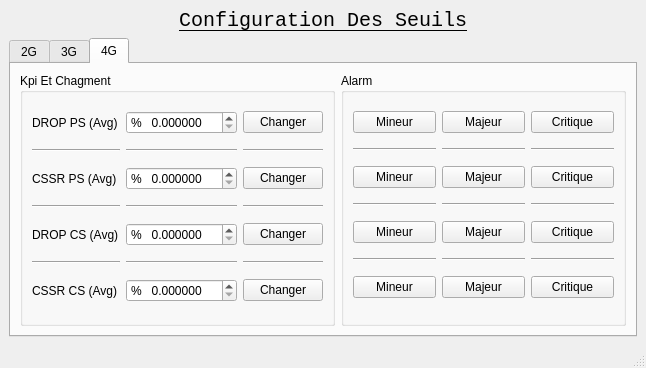
<?xml version="1.0" encoding="UTF-8"?>
<ui version="4.0">
 <class>title</class>
 <widget class="QMainWindow" name="title">
  <property name="geometry">
   <rect>
    <x>0</x>
    <y>0</y>
    <width>646</width>
    <height>368</height>
   </rect>
  </property>
  <property name="windowTitle">
   <string>Seuil</string>
  </property>
  <widget class="QWidget" name="centralwidget">
   <layout class="QVBoxLayout" name="verticalLayout">
    <item>
     <widget class="QLabel" name="label">
      <property name="font">
       <font>
        <family>Consolas</family>
        <pointsize>15</pointsize>
        <weight>50</weight>
        <bold>false</bold>
        <underline>true</underline>
       </font>
      </property>
      <property name="text">
       <string>Configuration Des Seuils</string>
      </property>
      <property name="textFormat">
       <enum>Qt::RichText</enum>
      </property>
      <property name="alignment">
       <set>Qt::AlignCenter</set>
      </property>
      <property name="margin">
       <number>10</number>
      </property>
     </widget>
    </item>
    <item>
     <widget class="QTabWidget" name="tabWidget">
      <property name="currentIndex">
       <number>2</number>
      </property>
      <widget class="QWidget" name="g1">
       <property name="enabled">
        <bool>true</bool>
       </property>
       <property name="autoFillBackground">
        <bool>false</bool>
       </property>
       <property name="inputMethodHints">
        <set>Qt::ImhNone</set>
       </property>
       <attribute name="title">
        <string>2G</string>
       </attribute>
       <layout class="QHBoxLayout" name="horizontalLayout">
        <item>
         <widget class="QGroupBox" name="groupBox">
          <property name="title">
           <string>Kpi Et Chagment</string>
          </property>
          <layout class="QGridLayout" name="gridLayout">
           <item row="3" column="1">
            <widget class="Line" name="line_5">
             <property name="orientation">
              <enum>Qt::Horizontal</enum>
             </property>
            </widget>
           </item>
           <item row="3" column="2">
            <widget class="Line" name="line_6">
             <property name="orientation">
              <enum>Qt::Horizontal</enum>
             </property>
            </widget>
           </item>
           <item row="1" column="0">
            <widget class="Line" name="line">
             <property name="orientation">
              <enum>Qt::Horizontal</enum>
             </property>
            </widget>
           </item>
           <item row="1" column="2">
            <widget class="Line" name="line_3">
             <property name="orientation">
              <enum>Qt::Horizontal</enum>
             </property>
            </widget>
           </item>
           <item row="1" column="1">
            <widget class="Line" name="line_2">
             <property name="orientation">
              <enum>Qt::Horizontal</enum>
             </property>
            </widget>
           </item>
           <item row="0" column="0">
            <widget class="QLabel" name="w1_6">
             <property name="text">
              <string>DROP PS (Avg)</string>
             </property>
            </widget>
           </item>
           <item row="4" column="0">
            <widget class="QLabel" name="w2_6">
             <property name="text">
              <string>DROP CS (Avg)</string>
             </property>
            </widget>
           </item>
           <item row="0" column="1">
            <widget class="QDoubleSpinBox" name="dps_1">
             <property name="prefix">
              <string>%   </string>
             </property>
             <property name="decimals">
              <number>6</number>
             </property>
             <property name="maximum">
              <double>100.000000000000000</double>
             </property>
            </widget>
           </item>
           <item row="0" column="2">
            <widget class="QPushButton" name="udps_1">
             <property name="text">
              <string>Changer</string>
             </property>
            </widget>
           </item>
           <item row="2" column="0">
            <widget class="QLabel" name="w4_6">
             <property name="text">
              <string>CSSR PS (Avg) </string>
             </property>
            </widget>
           </item>
           <item row="2" column="1">
            <widget class="QDoubleSpinBox" name="cps_1">
             <property name="prefix">
              <string>%   </string>
             </property>
             <property name="decimals">
              <number>6</number>
             </property>
             <property name="maximum">
              <double>100.000000000000000</double>
             </property>
            </widget>
           </item>
           <item row="2" column="2">
            <widget class="QPushButton" name="ucps_1">
             <property name="text">
              <string>Changer</string>
             </property>
            </widget>
           </item>
           <item row="6" column="2">
            <widget class="QPushButton" name="uccs_1">
             <property name="text">
              <string>Changer</string>
             </property>
            </widget>
           </item>
           <item row="6" column="0">
            <widget class="QLabel" name="w3_6">
             <property name="text">
              <string>CSSR CS (Avg)</string>
             </property>
            </widget>
           </item>
           <item row="4" column="2">
            <widget class="QPushButton" name="udcs_1">
             <property name="text">
              <string>Changer</string>
             </property>
            </widget>
           </item>
           <item row="4" column="1">
            <widget class="QDoubleSpinBox" name="dcs_1">
             <property name="prefix">
              <string>%   </string>
             </property>
             <property name="decimals">
              <number>6</number>
             </property>
             <property name="maximum">
              <double>100.000000000000000</double>
             </property>
            </widget>
           </item>
           <item row="6" column="1">
            <widget class="QDoubleSpinBox" name="ccs_1">
             <property name="prefix">
              <string>%   </string>
             </property>
             <property name="decimals">
              <number>6</number>
             </property>
             <property name="maximum">
              <double>100.000000000000000</double>
             </property>
            </widget>
           </item>
           <item row="3" column="0">
            <widget class="Line" name="line_4">
             <property name="orientation">
              <enum>Qt::Horizontal</enum>
             </property>
            </widget>
           </item>
           <item row="5" column="0">
            <widget class="Line" name="line_7">
             <property name="orientation">
              <enum>Qt::Horizontal</enum>
             </property>
            </widget>
           </item>
           <item row="5" column="1">
            <widget class="Line" name="line_8">
             <property name="orientation">
              <enum>Qt::Horizontal</enum>
             </property>
            </widget>
           </item>
           <item row="5" column="2">
            <widget class="Line" name="line_9">
             <property name="orientation">
              <enum>Qt::Horizontal</enum>
             </property>
            </widget>
           </item>
          </layout>
         </widget>
        </item>
        <item>
         <widget class="QGroupBox" name="groupBox_2">
          <property name="title">
           <string>Alarm</string>
          </property>
          <layout class="QGridLayout" name="gridLayout_2">
           <item row="1" column="0">
            <widget class="Line" name="line_10">
             <property name="orientation">
              <enum>Qt::Horizontal</enum>
             </property>
            </widget>
           </item>
           <item row="2" column="0">
            <widget class="QPushButton" name="vcps_n_1">
             <property name="text">
              <string>Mineur</string>
             </property>
            </widget>
           </item>
           <item row="5" column="0">
            <widget class="Line" name="line_16">
             <property name="orientation">
              <enum>Qt::Horizontal</enum>
             </property>
            </widget>
           </item>
           <item row="0" column="2">
            <widget class="QPushButton" name="vdps_c_1">
             <property name="text">
              <string>Critique</string>
             </property>
            </widget>
           </item>
           <item row="4" column="2">
            <widget class="QPushButton" name="vdcs_c_1">
             <property name="text">
              <string>Critique</string>
             </property>
            </widget>
           </item>
           <item row="1" column="1">
            <widget class="Line" name="line_11">
             <property name="orientation">
              <enum>Qt::Horizontal</enum>
             </property>
            </widget>
           </item>
           <item row="0" column="1">
            <widget class="QPushButton" name="vdps_m_1">
             <property name="text">
              <string>Majeur</string>
             </property>
            </widget>
           </item>
           <item row="2" column="2">
            <widget class="QPushButton" name="vcps_c_1">
             <property name="text">
              <string>Critique</string>
             </property>
            </widget>
           </item>
           <item row="1" column="2">
            <widget class="Line" name="line_12">
             <property name="orientation">
              <enum>Qt::Horizontal</enum>
             </property>
            </widget>
           </item>
           <item row="4" column="0">
            <widget class="QPushButton" name="vdcs_n_1">
             <property name="text">
              <string>Mineur</string>
             </property>
            </widget>
           </item>
           <item row="3" column="2">
            <widget class="Line" name="line_15">
             <property name="orientation">
              <enum>Qt::Horizontal</enum>
             </property>
            </widget>
           </item>
           <item row="0" column="0">
            <widget class="QPushButton" name="vdps_n_1">
             <property name="text">
              <string>Mineur</string>
             </property>
            </widget>
           </item>
           <item row="4" column="1">
            <widget class="QPushButton" name="vdcs_m_1">
             <property name="text">
              <string>Majeur</string>
             </property>
            </widget>
           </item>
           <item row="6" column="0">
            <widget class="QPushButton" name="vccs_n_1">
             <property name="text">
              <string>Mineur</string>
             </property>
            </widget>
           </item>
           <item row="3" column="0">
            <widget class="Line" name="line_13">
             <property name="orientation">
              <enum>Qt::Horizontal</enum>
             </property>
            </widget>
           </item>
           <item row="6" column="1">
            <widget class="QPushButton" name="vccs_m_1">
             <property name="text">
              <string>Majeur</string>
             </property>
            </widget>
           </item>
           <item row="2" column="1">
            <widget class="QPushButton" name="vcps_m_1">
             <property name="text">
              <string>Majeur</string>
             </property>
            </widget>
           </item>
           <item row="3" column="1">
            <widget class="Line" name="line_14">
             <property name="orientation">
              <enum>Qt::Horizontal</enum>
             </property>
            </widget>
           </item>
           <item row="6" column="2">
            <widget class="QPushButton" name="vccs_c_1">
             <property name="text">
              <string>Critique</string>
             </property>
            </widget>
           </item>
           <item row="5" column="1">
            <widget class="Line" name="line_17">
             <property name="orientation">
              <enum>Qt::Horizontal</enum>
             </property>
            </widget>
           </item>
           <item row="5" column="2">
            <widget class="Line" name="line_18">
             <property name="orientation">
              <enum>Qt::Horizontal</enum>
             </property>
            </widget>
           </item>
          </layout>
         </widget>
        </item>
       </layout>
      </widget>
      <widget class="QWidget" name="g2">
       <attribute name="title">
        <string>3G</string>
       </attribute>
       <layout class="QHBoxLayout" name="horizontalLayout_3">
        <item>
         <widget class="QGroupBox" name="groupBox_5">
          <property name="title">
           <string>Kpi Et Chagment</string>
          </property>
          <layout class="QGridLayout" name="gridLayout_3">
           <item row="3" column="1">
            <widget class="Line" name="line_19">
             <property name="orientation">
              <enum>Qt::Horizontal</enum>
             </property>
            </widget>
           </item>
           <item row="3" column="2">
            <widget class="Line" name="line_20">
             <property name="orientation">
              <enum>Qt::Horizontal</enum>
             </property>
            </widget>
           </item>
           <item row="1" column="0">
            <widget class="Line" name="line_21">
             <property name="orientation">
              <enum>Qt::Horizontal</enum>
             </property>
            </widget>
           </item>
           <item row="1" column="2">
            <widget class="Line" name="line_22">
             <property name="orientation">
              <enum>Qt::Horizontal</enum>
             </property>
            </widget>
           </item>
           <item row="1" column="1">
            <widget class="Line" name="line_23">
             <property name="orientation">
              <enum>Qt::Horizontal</enum>
             </property>
            </widget>
           </item>
           <item row="0" column="0">
            <widget class="QLabel" name="w1_7">
             <property name="text">
              <string>DROP PS (Avg)</string>
             </property>
            </widget>
           </item>
           <item row="4" column="0">
            <widget class="QLabel" name="w2_7">
             <property name="text">
              <string>DROP CS (Avg)</string>
             </property>
            </widget>
           </item>
           <item row="0" column="1">
            <widget class="QDoubleSpinBox" name="dps_2">
             <property name="prefix">
              <string>%   </string>
             </property>
             <property name="decimals">
              <number>6</number>
             </property>
             <property name="maximum">
              <double>100.000000000000000</double>
             </property>
            </widget>
           </item>
           <item row="0" column="2">
            <widget class="QPushButton" name="udps_2">
             <property name="text">
              <string>Changer</string>
             </property>
            </widget>
           </item>
           <item row="2" column="0">
            <widget class="QLabel" name="w4_7">
             <property name="text">
              <string>CSSR PS (Avg) </string>
             </property>
            </widget>
           </item>
           <item row="2" column="1">
            <widget class="QDoubleSpinBox" name="cps_2">
             <property name="prefix">
              <string>%   </string>
             </property>
             <property name="decimals">
              <number>6</number>
             </property>
             <property name="maximum">
              <double>100.000000000000000</double>
             </property>
            </widget>
           </item>
           <item row="2" column="2">
            <widget class="QPushButton" name="ucps_2">
             <property name="text">
              <string>Changer</string>
             </property>
            </widget>
           </item>
           <item row="6" column="2">
            <widget class="QPushButton" name="uccs_2">
             <property name="text">
              <string>Changer</string>
             </property>
            </widget>
           </item>
           <item row="6" column="0">
            <widget class="QLabel" name="w3_7">
             <property name="text">
              <string>CSSR CS (Avg)</string>
             </property>
            </widget>
           </item>
           <item row="4" column="2">
            <widget class="QPushButton" name="udcs_2">
             <property name="text">
              <string>Changer</string>
             </property>
            </widget>
           </item>
           <item row="4" column="1">
            <widget class="QDoubleSpinBox" name="dcs_2">
             <property name="prefix">
              <string>%   </string>
             </property>
             <property name="decimals">
              <number>6</number>
             </property>
             <property name="maximum">
              <double>100.000000000000000</double>
             </property>
            </widget>
           </item>
           <item row="6" column="1">
            <widget class="QDoubleSpinBox" name="ccs_2">
             <property name="prefix">
              <string>%   </string>
             </property>
             <property name="decimals">
              <number>6</number>
             </property>
             <property name="maximum">
              <double>100.000000000000000</double>
             </property>
            </widget>
           </item>
           <item row="3" column="0">
            <widget class="Line" name="line_24">
             <property name="orientation">
              <enum>Qt::Horizontal</enum>
             </property>
            </widget>
           </item>
           <item row="5" column="0">
            <widget class="Line" name="line_25">
             <property name="orientation">
              <enum>Qt::Horizontal</enum>
             </property>
            </widget>
           </item>
           <item row="5" column="1">
            <widget class="Line" name="line_26">
             <property name="orientation">
              <enum>Qt::Horizontal</enum>
             </property>
            </widget>
           </item>
           <item row="5" column="2">
            <widget class="Line" name="line_27">
             <property name="orientation">
              <enum>Qt::Horizontal</enum>
             </property>
            </widget>
           </item>
          </layout>
         </widget>
        </item>
        <item>
         <widget class="QGroupBox" name="groupBox_6">
          <property name="title">
           <string>Alarm</string>
          </property>
          <layout class="QGridLayout" name="gridLayout_7">
           <item row="1" column="0">
            <widget class="Line" name="line_28">
             <property name="orientation">
              <enum>Qt::Horizontal</enum>
             </property>
            </widget>
           </item>
           <item row="2" column="0">
            <widget class="QPushButton" name="vcps_n_2">
             <property name="text">
              <string>Mineur</string>
             </property>
            </widget>
           </item>
           <item row="5" column="0">
            <widget class="Line" name="line_29">
             <property name="orientation">
              <enum>Qt::Horizontal</enum>
             </property>
            </widget>
           </item>
           <item row="0" column="2">
            <widget class="QPushButton" name="vdps_c_2">
             <property name="text">
              <string>Critique</string>
             </property>
            </widget>
           </item>
           <item row="4" column="2">
            <widget class="QPushButton" name="vdcs_c_2">
             <property name="text">
              <string>Critique</string>
             </property>
            </widget>
           </item>
           <item row="1" column="1">
            <widget class="Line" name="line_30">
             <property name="orientation">
              <enum>Qt::Horizontal</enum>
             </property>
            </widget>
           </item>
           <item row="0" column="1">
            <widget class="QPushButton" name="vdps_m_2">
             <property name="text">
              <string>Majeur</string>
             </property>
            </widget>
           </item>
           <item row="2" column="2">
            <widget class="QPushButton" name="vcps_c_2">
             <property name="text">
              <string>Critique</string>
             </property>
            </widget>
           </item>
           <item row="1" column="2">
            <widget class="Line" name="line_31">
             <property name="orientation">
              <enum>Qt::Horizontal</enum>
             </property>
            </widget>
           </item>
           <item row="4" column="0">
            <widget class="QPushButton" name="vdcs_n_2">
             <property name="text">
              <string>Mineur</string>
             </property>
            </widget>
           </item>
           <item row="3" column="2">
            <widget class="Line" name="line_32">
             <property name="orientation">
              <enum>Qt::Horizontal</enum>
             </property>
            </widget>
           </item>
           <item row="0" column="0">
            <widget class="QPushButton" name="vdps_n_2">
             <property name="text">
              <string>Mineur</string>
             </property>
            </widget>
           </item>
           <item row="4" column="1">
            <widget class="QPushButton" name="vdcs_m_2">
             <property name="text">
              <string>Majeur</string>
             </property>
            </widget>
           </item>
           <item row="6" column="0">
            <widget class="QPushButton" name="vccs_n_2">
             <property name="text">
              <string>Mineur</string>
             </property>
            </widget>
           </item>
           <item row="3" column="0">
            <widget class="Line" name="line_33">
             <property name="orientation">
              <enum>Qt::Horizontal</enum>
             </property>
            </widget>
           </item>
           <item row="6" column="1">
            <widget class="QPushButton" name="vccs_m_2">
             <property name="text">
              <string>Majeur</string>
             </property>
            </widget>
           </item>
           <item row="2" column="1">
            <widget class="QPushButton" name="vcps_m_2">
             <property name="text">
              <string>Majeur</string>
             </property>
            </widget>
           </item>
           <item row="3" column="1">
            <widget class="Line" name="line_34">
             <property name="orientation">
              <enum>Qt::Horizontal</enum>
             </property>
            </widget>
           </item>
           <item row="6" column="2">
            <widget class="QPushButton" name="vccs_c_2">
             <property name="text">
              <string>Critique</string>
             </property>
            </widget>
           </item>
           <item row="5" column="1">
            <widget class="Line" name="line_35">
             <property name="orientation">
              <enum>Qt::Horizontal</enum>
             </property>
            </widget>
           </item>
           <item row="5" column="2">
            <widget class="Line" name="line_36">
             <property name="orientation">
              <enum>Qt::Horizontal</enum>
             </property>
            </widget>
           </item>
          </layout>
         </widget>
        </item>
       </layout>
      </widget>
      <widget class="QWidget" name="g3">
       <attribute name="title">
        <string>4G</string>
       </attribute>
       <layout class="QHBoxLayout" name="horizontalLayout_4">
        <item>
         <widget class="QGroupBox" name="groupBox_8">
          <property name="title">
           <string>Kpi Et Chagment</string>
          </property>
          <layout class="QGridLayout" name="gridLayout_4">
           <item row="3" column="1">
            <widget class="Line" name="line_46">
             <property name="orientation">
              <enum>Qt::Horizontal</enum>
             </property>
            </widget>
           </item>
           <item row="3" column="2">
            <widget class="Line" name="line_47">
             <property name="orientation">
              <enum>Qt::Horizontal</enum>
             </property>
            </widget>
           </item>
           <item row="1" column="0">
            <widget class="Line" name="line_48">
             <property name="orientation">
              <enum>Qt::Horizontal</enum>
             </property>
            </widget>
           </item>
           <item row="1" column="2">
            <widget class="Line" name="line_49">
             <property name="orientation">
              <enum>Qt::Horizontal</enum>
             </property>
            </widget>
           </item>
           <item row="1" column="1">
            <widget class="Line" name="line_50">
             <property name="orientation">
              <enum>Qt::Horizontal</enum>
             </property>
            </widget>
           </item>
           <item row="0" column="0">
            <widget class="QLabel" name="w1_8">
             <property name="text">
              <string>DROP PS (Avg)</string>
             </property>
            </widget>
           </item>
           <item row="4" column="0">
            <widget class="QLabel" name="w2_8">
             <property name="text">
              <string>DROP CS (Avg)</string>
             </property>
            </widget>
           </item>
           <item row="0" column="1">
            <widget class="QDoubleSpinBox" name="dps_3">
             <property name="prefix">
              <string>%   </string>
             </property>
             <property name="decimals">
              <number>6</number>
             </property>
             <property name="maximum">
              <double>100.000000000000000</double>
             </property>
            </widget>
           </item>
           <item row="0" column="2">
            <widget class="QPushButton" name="udps_3">
             <property name="text">
              <string>Changer</string>
             </property>
            </widget>
           </item>
           <item row="2" column="0">
            <widget class="QLabel" name="w4_8">
             <property name="text">
              <string>CSSR PS (Avg) </string>
             </property>
            </widget>
           </item>
           <item row="2" column="1">
            <widget class="QDoubleSpinBox" name="cps_3">
             <property name="prefix">
              <string>%   </string>
             </property>
             <property name="decimals">
              <number>6</number>
             </property>
             <property name="maximum">
              <double>100.000000000000000</double>
             </property>
            </widget>
           </item>
           <item row="2" column="2">
            <widget class="QPushButton" name="ucps_3">
             <property name="text">
              <string>Changer</string>
             </property>
            </widget>
           </item>
           <item row="6" column="2">
            <widget class="QPushButton" name="uccs_3">
             <property name="text">
              <string>Changer</string>
             </property>
            </widget>
           </item>
           <item row="6" column="0">
            <widget class="QLabel" name="w3_8">
             <property name="text">
              <string>CSSR CS (Avg)</string>
             </property>
            </widget>
           </item>
           <item row="4" column="2">
            <widget class="QPushButton" name="udcs_3">
             <property name="text">
              <string>Changer</string>
             </property>
            </widget>
           </item>
           <item row="4" column="1">
            <widget class="QDoubleSpinBox" name="dcs_3">
             <property name="prefix">
              <string>%   </string>
             </property>
             <property name="decimals">
              <number>6</number>
             </property>
             <property name="maximum">
              <double>100.000000000000000</double>
             </property>
            </widget>
           </item>
           <item row="6" column="1">
            <widget class="QDoubleSpinBox" name="ccs_3">
             <property name="prefix">
              <string>%   </string>
             </property>
             <property name="decimals">
              <number>6</number>
             </property>
             <property name="maximum">
              <double>100.000000000000000</double>
             </property>
            </widget>
           </item>
           <item row="3" column="0">
            <widget class="Line" name="line_51">
             <property name="orientation">
              <enum>Qt::Horizontal</enum>
             </property>
            </widget>
           </item>
           <item row="5" column="0">
            <widget class="Line" name="line_52">
             <property name="orientation">
              <enum>Qt::Horizontal</enum>
             </property>
            </widget>
           </item>
           <item row="5" column="1">
            <widget class="Line" name="line_53">
             <property name="orientation">
              <enum>Qt::Horizontal</enum>
             </property>
            </widget>
           </item>
           <item row="5" column="2">
            <widget class="Line" name="line_54">
             <property name="orientation">
              <enum>Qt::Horizontal</enum>
             </property>
            </widget>
           </item>
          </layout>
         </widget>
        </item>
        <item>
         <widget class="QGroupBox" name="groupBox_7">
          <property name="title">
           <string>Alarm</string>
          </property>
          <layout class="QGridLayout" name="gridLayout_8">
           <item row="1" column="0">
            <widget class="Line" name="line_37">
             <property name="orientation">
              <enum>Qt::Horizontal</enum>
             </property>
            </widget>
           </item>
           <item row="2" column="0">
            <widget class="QPushButton" name="vcps_n_3">
             <property name="text">
              <string>Mineur</string>
             </property>
            </widget>
           </item>
           <item row="5" column="0">
            <widget class="Line" name="line_38">
             <property name="orientation">
              <enum>Qt::Horizontal</enum>
             </property>
            </widget>
           </item>
           <item row="0" column="2">
            <widget class="QPushButton" name="vdps_c_3">
             <property name="text">
              <string>Critique</string>
             </property>
            </widget>
           </item>
           <item row="4" column="2">
            <widget class="QPushButton" name="vdcs_c_3">
             <property name="text">
              <string>Critique</string>
             </property>
            </widget>
           </item>
           <item row="1" column="1">
            <widget class="Line" name="line_39">
             <property name="orientation">
              <enum>Qt::Horizontal</enum>
             </property>
            </widget>
           </item>
           <item row="0" column="1">
            <widget class="QPushButton" name="vdps_m_3">
             <property name="text">
              <string>Majeur</string>
             </property>
            </widget>
           </item>
           <item row="2" column="2">
            <widget class="QPushButton" name="vcps_c_3">
             <property name="text">
              <string>Critique</string>
             </property>
            </widget>
           </item>
           <item row="1" column="2">
            <widget class="Line" name="line_40">
             <property name="orientation">
              <enum>Qt::Horizontal</enum>
             </property>
            </widget>
           </item>
           <item row="4" column="0">
            <widget class="QPushButton" name="vdcs_n_3">
             <property name="text">
              <string>Mineur</string>
             </property>
            </widget>
           </item>
           <item row="3" column="2">
            <widget class="Line" name="line_41">
             <property name="orientation">
              <enum>Qt::Horizontal</enum>
             </property>
            </widget>
           </item>
           <item row="0" column="0">
            <widget class="QPushButton" name="vdps_n_3">
             <property name="text">
              <string>Mineur</string>
             </property>
            </widget>
           </item>
           <item row="4" column="1">
            <widget class="QPushButton" name="vdcs_m_3">
             <property name="text">
              <string>Majeur</string>
             </property>
            </widget>
           </item>
           <item row="6" column="0">
            <widget class="QPushButton" name="vccs_n_3">
             <property name="text">
              <string>Mineur</string>
             </property>
            </widget>
           </item>
           <item row="3" column="0">
            <widget class="Line" name="line_42">
             <property name="orientation">
              <enum>Qt::Horizontal</enum>
             </property>
            </widget>
           </item>
           <item row="6" column="1">
            <widget class="QPushButton" name="vccs_m_3">
             <property name="text">
              <string>Majeur</string>
             </property>
            </widget>
           </item>
           <item row="2" column="1">
            <widget class="QPushButton" name="vcps_m_3">
             <property name="text">
              <string>Majeur</string>
             </property>
            </widget>
           </item>
           <item row="3" column="1">
            <widget class="Line" name="line_43">
             <property name="orientation">
              <enum>Qt::Horizontal</enum>
             </property>
            </widget>
           </item>
           <item row="6" column="2">
            <widget class="QPushButton" name="vccs_c_3">
             <property name="text">
              <string>Critique</string>
             </property>
            </widget>
           </item>
           <item row="5" column="1">
            <widget class="Line" name="line_44">
             <property name="orientation">
              <enum>Qt::Horizontal</enum>
             </property>
            </widget>
           </item>
           <item row="5" column="2">
            <widget class="Line" name="line_45">
             <property name="orientation">
              <enum>Qt::Horizontal</enum>
             </property>
            </widget>
           </item>
          </layout>
         </widget>
        </item>
       </layout>
      </widget>
     </widget>
    </item>
   </layout>
  </widget>
  <widget class="QMenuBar" name="menubar">
   <property name="geometry">
    <rect>
     <x>0</x>
     <y>0</y>
     <width>646</width>
     <height>21</height>
    </rect>
   </property>
  </widget>
  <widget class="QStatusBar" name="statusbar"/>
 </widget>
 <resources/>
 <connections/>
</ui>
